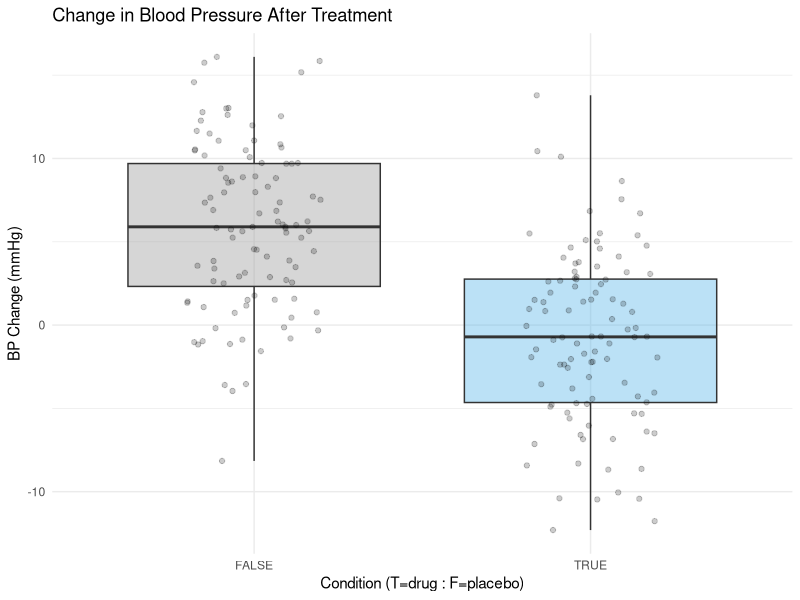

The R source for this figure:
# Load libraries
library(ggplot2)
library(dplyr)
library(broom)
library(car)

set.seed(123) #Random seed

n <- 200 #Number of trials

#Setting up the dataframe
id <- 1:n #Unique identifier for each individual
group_id <- rep(c(TRUE, FALSE), each = n/2) #True is drug, False is placebo
age <- rnorm(n, mean=45, sd=8) #Random ages around 45 yrs old
sex <- sample(c("Male", "Female"), n, replace = TRUE) #Random male and female
bmi <- rnorm(n, mean=30, sd=5) #Random bmi around 30

data <- data.frame(id, group_id, age, sex, bmi) #Set up the dataframe

#Generate some random change. The medication should on average decrease bp

# Generate BP changes with slight BMI effect
bmi_effect <- 0.2  # small effect size (e.g., 0.1 mmHg per BMI unit)

# Subset BMI values by group
placebo_bmi <- data$bmi[data$group_id == FALSE]
drug_bmi <- data$bmi[data$group_id == TRUE]

# Add slight BMI-related increase to BP change
placebo_bp <- rnorm(n/2, mean = 0, sd = 5) + placebo_bmi * bmi_effect
drug_bp <- rnorm(n/2, mean = -6, sd = 5) + drug_bmi * bmi_effect

# Create one vector that combines them
bp_values <- numeric(nrow(data))  # Preallocate vector of correct length
bp_values[data$group_id == FALSE] <- placebo_bp #Assigns placebo bp values to bp_values based on corresponding location in dataframe
bp_values[data$group_id == TRUE] <- drug_bp #Assigns drug bp values to bp_values based on corresponding location in dataframe

data$bp_change <- bp_values #Add to the dataframe

head(data)

#Basic statistics on bp_change
summary_stats <- data %>% #get values from data
  group_by(group_id) %>% #group the results by drug (TRUE) or placebo (FLASE)
  summarise(   #summarise the data based on the following parameters
    bp_delta_mean = mean(bp_change), #take the mean of the bp_change
    sdev_bp_change = sd(bp_change), #take the standard deviation of the bp_change
    n = n()) #list the number of replicates for each group

show(summary_stats) #display the summary statistics in the console

#Perform a t-test to identify whether there is a significant difference
t_result <- t.test(bp_change ~ group_id, data = data) #test if bp difference is significant, generate p value
show(t_result) #display t-test results

#Linear model based on the various categories
model1 <- lm(bp_change ~ group_id + age + sex + bmi, data = data) #Creates linear model
summary(model1) #Provides summary of model

#Principle component analysis (needs data to be modified to numerical)
data_pca <- data %>%
  mutate(
    sex_num = ifelse(sex == "Male", 1, 0), #Select male to 1 and Female to 0
    group_num = ifelse(group_id == TRUE, 1, 0) #Select drug to 1 and placebo to 0
  ) %>%
  select(age, bmi, sex_num, group_num) #Selected groups for PCA analysis

#Run PCA
pca_result <- prcomp(data_pca,    
                     center = TRUE, #Optional
                     scale. = TRUE) #Generally helpful

summary(pca_result) #Summary of PCA

#Multicollinearity 
vif_vals <- vif(model1)
show(vif_vals)

ggplot(data, aes(x = group_id, y = bp_change, fill = group_id)) + #aes is for aesthetic mapping, uses group to determine the fill
  geom_boxplot(alpha = 0.4) + #generate boxplot with opacity of 0.5
  geom_jitter(width = 0.2, alpha = 0.2) +  #adds slight horizontal displacement to points
  theme_minimal() + #minimalistic theme to avoid gridlines
  labs(title = "Change in Blood Pressure After Treatment",   #Title
       y = "BP Change (mmHg)", x = "Condition (T=drug : F=placebo)") +   #Axes labels
  scale_fill_manual(values = c("#999999", "#56B4E9")) + #Color values for boxes
  theme(legend.position = "none") #hides legend because groups are already evident


